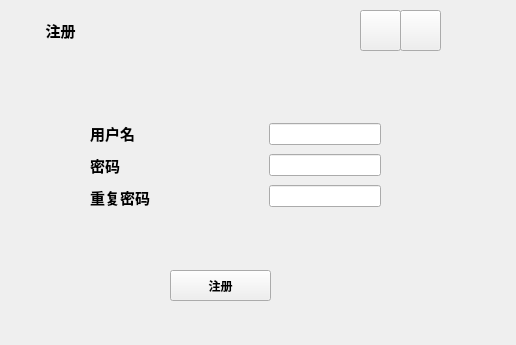
<?xml version="1.0" encoding="UTF-8"?>
<ui version="4.0">
 <class>RegisterWindow</class>
 <widget class="QMainWindow" name="RegisterWindow">
  <property name="geometry">
   <rect>
    <x>0</x>
    <y>0</y>
    <width>516</width>
    <height>345</height>
   </rect>
  </property>
  <property name="windowTitle">
   <string>注册</string>
  </property>
  <widget class="QWidget" name="centralwidget">
   <widget class="QWidget" name="widget" native="true">
    <property name="geometry">
     <rect>
      <x>10</x>
      <y>50</y>
      <width>441</width>
      <height>271</height>
     </rect>
    </property>
    <widget class="QPushButton" name="pushButton_2">
     <property name="geometry">
      <rect>
       <x>160</x>
       <y>220</y>
       <width>101</width>
       <height>31</height>
      </rect>
     </property>
     <property name="font">
      <font>
       <family>幼圆</family>
       <pointsize>9</pointsize>
       <weight>75</weight>
       <bold>true</bold>
      </font>
     </property>
     <property name="text">
      <string>注册</string>
     </property>
    </widget>
    <widget class="QWidget" name="layoutWidget">
     <property name="geometry">
      <rect>
       <x>80</x>
       <y>70</y>
       <width>291</width>
       <height>90</height>
      </rect>
     </property>
     <layout class="QHBoxLayout" name="horizontalLayout">
      <item>
       <layout class="QVBoxLayout" name="verticalLayout">
        <item>
         <widget class="QLabel" name="label">
          <property name="font">
           <font>
            <family>幼圆</family>
            <pointsize>11</pointsize>
            <weight>75</weight>
            <bold>true</bold>
           </font>
          </property>
          <property name="text">
           <string>用户名</string>
          </property>
         </widget>
        </item>
        <item>
         <widget class="QLabel" name="label_2">
          <property name="font">
           <font>
            <family>幼圆</family>
            <pointsize>11</pointsize>
            <weight>75</weight>
            <bold>true</bold>
           </font>
          </property>
          <property name="text">
           <string>密码</string>
          </property>
         </widget>
        </item>
        <item>
         <widget class="QLabel" name="label_3">
          <property name="font">
           <font>
            <family>幼圆</family>
            <pointsize>11</pointsize>
            <weight>75</weight>
            <bold>true</bold>
           </font>
          </property>
          <property name="text">
           <string>重复密码</string>
          </property>
         </widget>
        </item>
       </layout>
      </item>
      <item>
       <spacer name="horizontalSpacer">
        <property name="orientation">
         <enum>Qt::Horizontal</enum>
        </property>
        <property name="sizeHint" stdset="0">
         <size>
          <width>40</width>
          <height>20</height>
         </size>
        </property>
       </spacer>
      </item>
      <item>
       <layout class="QVBoxLayout" name="verticalLayout_2">
        <item>
         <widget class="QLineEdit" name="lineEdit"/>
        </item>
        <item>
         <widget class="QLineEdit" name="lineEdit_2"/>
        </item>
        <item>
         <widget class="QLineEdit" name="lineEdit_3"/>
        </item>
       </layout>
      </item>
     </layout>
    </widget>
   </widget>
   <widget class="QWidget" name="widget_3" native="true">
    <property name="geometry">
     <rect>
      <x>10</x>
      <y>10</y>
      <width>441</width>
      <height>41</height>
     </rect>
    </property>
    <widget class="QPushButton" name="pushButton_3">
     <property name="geometry">
      <rect>
       <x>350</x>
       <y>0</y>
       <width>41</width>
       <height>41</height>
      </rect>
     </property>
     <property name="text">
      <string/>
     </property>
    </widget>
    <widget class="QPushButton" name="pushButton_4">
     <property name="geometry">
      <rect>
       <x>390</x>
       <y>0</y>
       <width>41</width>
       <height>41</height>
      </rect>
     </property>
     <property name="text">
      <string/>
     </property>
    </widget>
    <widget class="QLabel" name="label_4">
     <property name="geometry">
      <rect>
       <x>0</x>
       <y>0</y>
       <width>101</width>
       <height>41</height>
      </rect>
     </property>
     <property name="font">
      <font>
       <family>幼圆</family>
       <pointsize>11</pointsize>
       <weight>75</weight>
       <bold>true</bold>
      </font>
     </property>
     <property name="text">
      <string>注册</string>
     </property>
     <property name="alignment">
      <set>Qt::AlignCenter</set>
     </property>
    </widget>
   </widget>
  </widget>
 </widget>
 <resources/>
 <connections/>
</ui>
